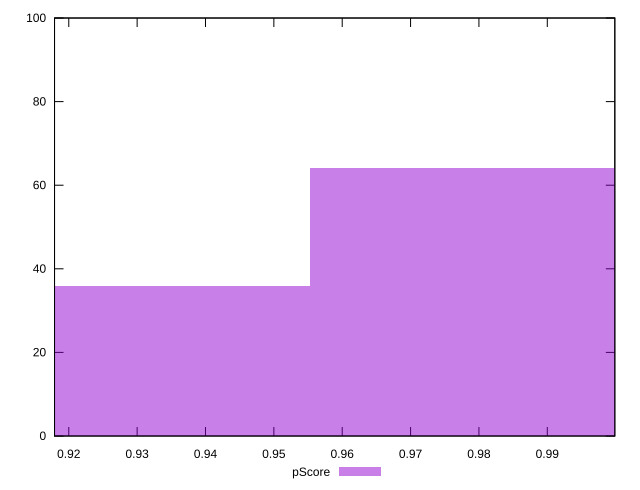

gnuplot code for this plot:
reset

$pScore <<EOF
0.988246011349966 64
0.922362943926635 36
EOF

set key outside below
set boxwidth 0.06588306742333107
set xrange [0.917916902186005:0.9998778210952632]
set yrange [0:100]
set trange [0:100]
set style fill transparent solid 0.5 noborder
set terminal svg size 640, 490 enhanced background rgb 'white'
set output "reports/report_00032_2021-02-25T10-28-15.087Z/cumulative-layout-shift/samples/music/pScore/histogram.svg"

plot $pScore title "pScore" with boxes

reset
